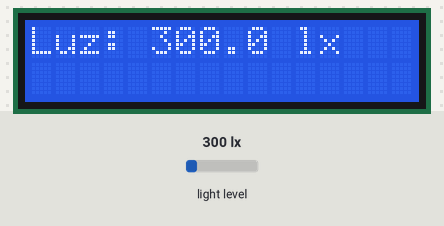
Bench run of a sketch on a simulated Arduino Uno, built with avr-gcc and run on an emulated ATmega328P. On the bench: 16×2 character LCD. The test bench sets the inputs (shaded band); at power-on: light level 300 lx. What the sketch prints to the serial monitor is not drawn.

Above: at 3.2 s.
3.3 s: light level set to 40 lx
At 4.5 s:
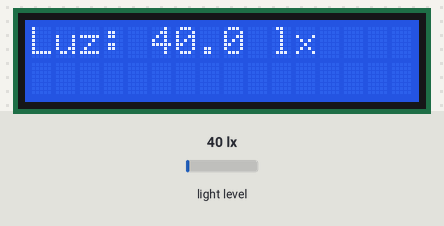
5.6 s: light level set to 500 lx
At 7.2 s:
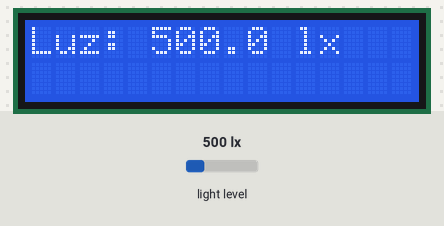
7.7 s: light level set to 1000 lx
At 8.8 s:
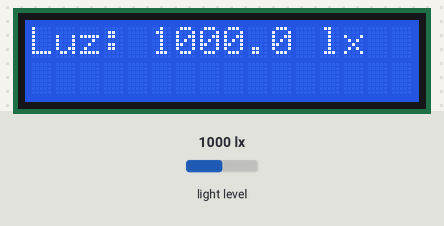
Timing chart, 0 to 10.7 s (numbered marks = the images above; inputs shaded):
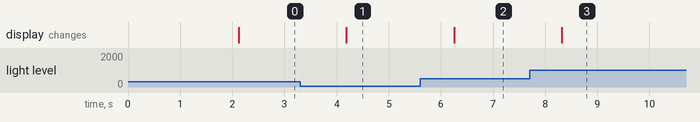

Measured:
- after the input at 3.3 s, the display: changes after 0.89 s (image 1)
- after the input at 5.6 s, the display: changes after 0.65 s (image 2)
- after the input at 7.7 s, the display: changes after 0.62 s (image 3)

The sketch:

LUX_LCD.ino
```cpp
#include <Wire.h>
#include <BH1750.h>
#include <LiquidCrystal_I2C.h>

BH1750 lightMeter;
LiquidCrystal_I2C lcd(0x27, 16, 2);

void setup() {
  Serial.begin(9600);
  Wire.begin();

  // LCD
  lcd.init();
  lcd.backlight();
  lcd.clear();
  lcd.setCursor(0, 0);
  lcd.print("Iniciando...");

  // BH1750
  if (!lightMeter.begin(BH1750::CONTINUOUS_HIGH_RES_MODE)) {
    Serial.println("Error BH1750");
    lcd.setCursor(0, 1);
    lcd.print("BH1750 ERROR");
    while (1);
  }

  Serial.println("BH1750 OK");
  lcd.setCursor(0, 1);
  lcd.print("BH1750 OK");
  delay(2000);
  lcd.clear();
}

void loop() {
  float lux = lightMeter.readLightLevel();

  // Serial
  Serial.print("Luz: ");
  Serial.print(lux);
  Serial.println(" lx");

  // LCD
  lcd.setCursor(0, 0);
  lcd.print("Luz:");
  lcd.setCursor(5, 0);
  lcd.print(lux, 1);
  lcd.print(" lx   ");

  lcd.setCursor(0, 1);
  lcd.print("                "); // limpiar linea

  delay(1000);
}
```
